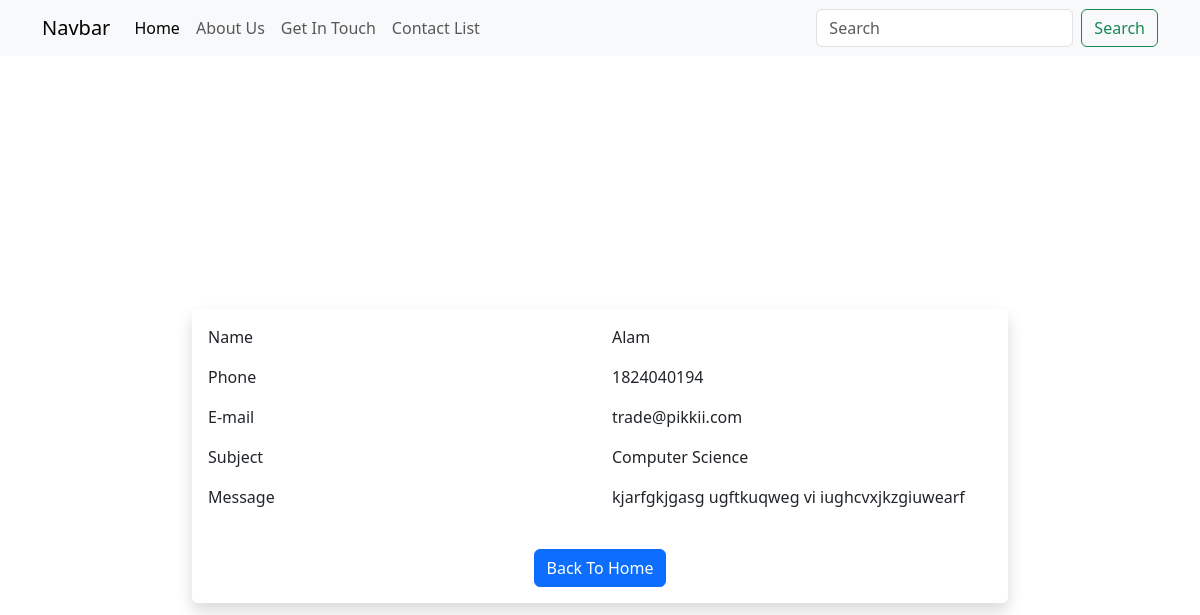
/contact/view/14/, run on the app's committed database.
### firstapp/models.py (models this page shows, shortened)
class Contact(models.Model):
    name = models.CharField(max_length=255)
    phone = models.CharField(max_length=255)
    email = models.EmailField()
    subject = models.CharField(max_length=255)
    message = models.TextField()
    created_at = models.DateTimeField(default=timezone.now)
    updated_at = models.DateTimeField(auto_now=True)
    class Meta:
        verbose_name = 'Contact'
        verbose_name_plural = 'Contacts'

### firstapp/views.py (the view)
# urls.py: path('contact/view/<int:pk>/', views.contact_view, name="contact_view"),
def contact_view(request, pk=None):
    contact = Contact.objects.get(pk=pk)
    return render(request, 'contact_view.html', {'contact':contact})

### firstapp/templates/contact_view.html (shortened to what this page needs)
{% extends "base.html" %}
{% block content %}
<section id="contact">
    <div class="contact">
        <div class="vh-100 row justify-content-center align-items-center">
            <div class="col-8 shadow p-3 rounded">
                <div class="row">
                    <div class="col">
                        <p>Name</p>
                    </div>
                    <div class="col">
                        {{ contact.name }}
                    </div>
                </div>
                <div class="row">
                    <div class="col">
                        <p>Phone</p>
                    </div>
                    <div class="col">
                        {{ contact.phone }}
                    </div>
                </div>
                <div class="row">
                    <div class="col">
                        <p>E-mail</p>
                    </div>
                    <div class="col">
                        {{ contact.email }}
                    </div>
                </div>
                <div class="row">
                    <div class="col">
                        <p>Subject</p>
                    </div>
                    <div class="col">
                        {{ contact.subject }}
                    </div>
                </div>
                <div class="row">
                    <div class="col">
                        <p>Message</p>
                    </div>
                    <div class="col">
                        {{ contact.message }}
                    </div>
                </div>
                <div class="text-center mt-4">
                    <a href="/" class="btn btn-primary">Back To Home</a>
                </div>
            </div>
        </div>
    </div>
</section>
{% endblock content %}

### data on the page
Contact: name "Alam", phone "1824040194", email "trade@pikkii.com", subject "Computer Science", message "kjarfgkjgasg ugftkuqweg vi iughcvxjkzgiuwearf"
